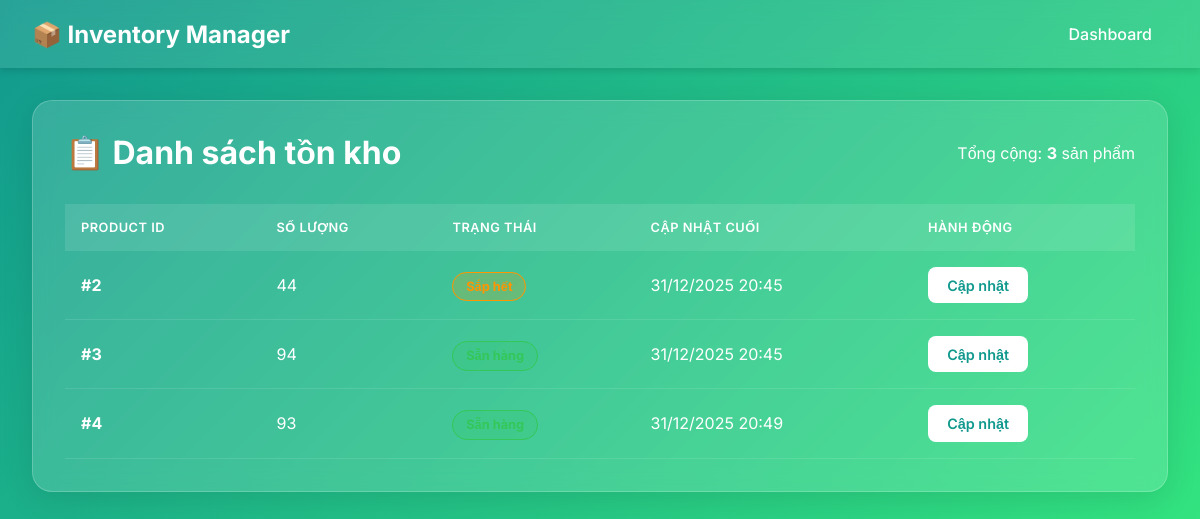
Before: / with the older database file.
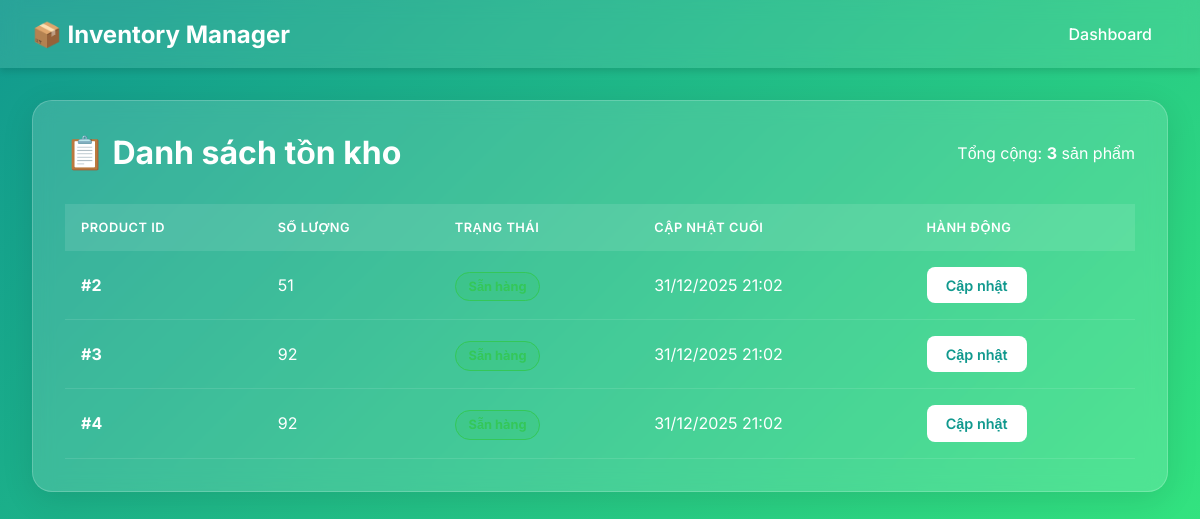
After: the same page with the newer database file.
### inventory/models.py (models this page shows, shortened)
class Inventory(models.Model):
    product_id = models.IntegerField(unique=True, verbose_name='Product ID')
    quantity = models.PositiveIntegerField(
        default=0,
        validators=[MinValueValidator(0)],
        verbose_name='Quantity'
    )
    created_at = models.DateTimeField(auto_now_add=True, verbose_name='Created At')
    updated_at = models.DateTimeField(auto_now=True, verbose_name='Updated At')
    class Meta:
        verbose_name = 'Inventory'
        verbose_name_plural = 'Inventories'
        ordering = ['product_id']

### inventory/views.py (the view)
# urls.py: path('', InventoryDashboardView.as_view(), name='inventory_dashboard'),
class InventoryDashboardView(View):
    def get(self, request):
        inventories = Inventory.objects.all()
        return render(request, 'dashboard.html', {'inventories': inventories})

### templates/dashboard.html (shortened to what this page needs)
{% extends 'base.html' %}
{% block content %}
<div class="card">
    <div class="header-section">
        <h1 class="title">📋 Danh sách tồn kho</h1>
        <div class="stats">
            Tổng cộng: <strong>{{ inventories|length }}</strong> sản phẩm
        </div>
    </div>
    <table>
        <thead>
            <tr>
                <th>Product ID</th>
                <th>Số lượng</th>
                <th>Trạng thái</th>
                <th>Cập nhật cuối</th>
                <th>Hành động</th>
            </tr>
        </thead>
        <tbody>
            {% for item in inventories %}
            <tr>
                <td><strong>#{{ item.product_id }}</strong></td>
                <td>{{ item.quantity }}</td>
                <td>
                    {% if item.quantity > 50 %}
                    <span class="badge badge-success">Sẵn hàng</span>
                    {% elif item.quantity > 0 %}
                    <span class="badge badge-warning">Sắp hết</span>
                    {% else %}
                    <span class="badge badge-danger">Hết hàng</span>
                    {% endif %}
                </td>
                <td>{{ item.updated_at|date:"d/m/Y H:i" }}</td>
                <td>
                    <a href="{% url 'inventory_update_page' item.product_id %}" class="btn btn-primary">
                        Cập nhật
                    </a>
                </td>
            </tr>
            {% empty %}
            <tr>
                <td colspan="5" style="text-align: center; padding: 3rem;">
                    Chưa có dữ liệu tồn kho.
                </td>
            </tr>
            {% endfor %}
        </tbody>
    </table>
</div>
{% endblock %}

### templates/base.html (shortened to what this page needs)
<!DOCTYPE html>
<html lang="vi">
<head>
</head>
<body>
    <nav class="navbar">
        <div class="navbar-content">
            <a href="{% url 'inventory_dashboard' %}" class="navbar-brand">
                📦 Inventory Manager
            </a>
            <div class="navbar-links">
                <a href="{% url 'inventory_dashboard' %}">Dashboard</a>
            </div>
        </div>
    </nav>
    <div class="container">
        {% block content %}{% endblock %}
    </div>
</body>
</html>

### templates/base.html (style rules this page uses)
* { margin: 0; padding: 0; box-sizing: border-box; }
body { font-family: 'Inter', sans-serif; background: linear-gradient(135deg, #11998e 0%, #38ef7d 100%); min-height: 100vh; display: flex; flex-direction: column; color: #fff; }
.navbar { background: rgba(255, 255, 255, 0.1); backdrop-filter: blur(10px); padding: 1rem 2rem; box-shadow: 0 4px 6px rgba(0, 0, 0, 0.1); }
.navbar-content { max-width: 1200px; margin: 0 auto; display: flex; justify-content: space-between; align-items: center; }
.navbar-brand { font-size: 1.5rem; font-weight: 700; color: #fff; text-decoration: none; display: flex; align-items: center; gap: 0.5rem; }
.navbar-links { display: flex; gap: 1.5rem; align-items: center; }
.navbar-links a { color: #fff; text-decoration: none; font-weight: 500; padding: 0.5rem 1rem; border-radius: 8px; transition: all 0.3s ease; }
.container { flex: 1; padding: 2rem; max-width: 1200px; margin: 0 auto; width: 100%; }
.card { background: rgba(255, 255, 255, 0.15); backdrop-filter: blur(10px); border-radius: 20px; padding: 2rem; box-shadow: 0 8px 32px rgba(0, 0, 0, 0.1); border: 1px solid rgba(255, 255, 255, 0.2); animation: fadeIn 0.5s ease; }
.header-section { display: flex; justify-content: space-between; align-items: center; margin-bottom: 2rem; }
.title { font-size: 2rem; font-weight: 700; }
table { width: 100%; border-collapse: collapse; margin-top: 1rem; }
th { text-align: left; padding: 1rem; background: rgba(255, 255, 255, 0.1); font-weight: 600; text-transform: uppercase; font-size: 0.8rem; letter-spacing: 0.5px; }
td { padding: 1rem; border-bottom: 1px solid rgba(255, 255, 255, 0.1); }
.btn { padding: 0.6rem 1.2rem; border: none; border-radius: 8px; font-weight: 600; cursor: pointer; transition: all 0.3s ease; text-decoration: none; display: inline-block; font-size: 0.9rem; }
.btn-primary { background: #fff; color: #11998e; }
.badge { padding: 0.4rem 0.8rem; border-radius: 20px; font-size: 0.8rem; font-weight: 700; }
.badge-success { background: rgba(52, 199, 89, 0.2); color: #34c759; border: 1px solid #34c759; }

Changed rows visible on the page:
changed Inventory (number 1 of 3 on the later page): quantity "44" → "51"; updated_at "31/12/2025 20:45" → "31/12/2025 21:02"
changed Inventory (number 2 of 3 on the later page): quantity "94" → "92"; updated_at "31/12/2025 20:45" → "31/12/2025 21:02"
changed Inventory (number 3 of 3 on the later page): quantity "93" → "92"; updated_at "31/12/2025 20:49" → "31/12/2025 21:02"
